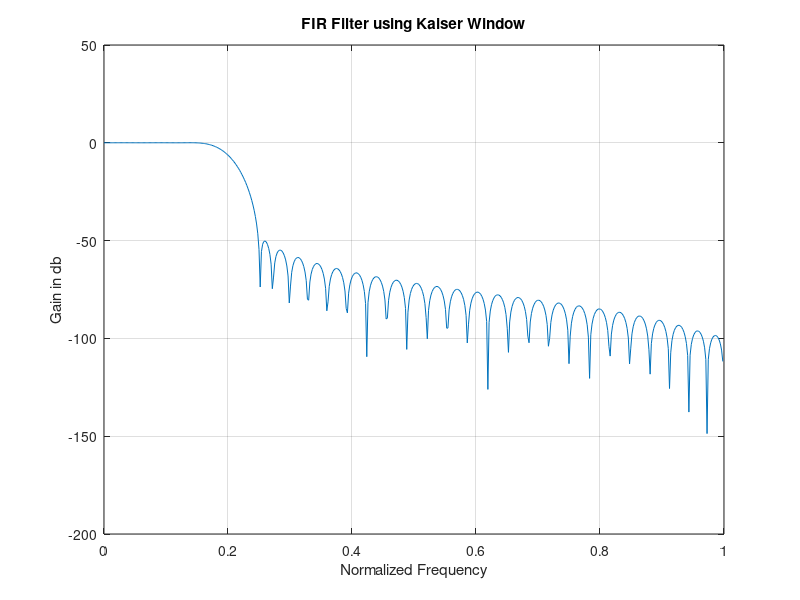

Recreate this plot in MATLAB.
wp = 0.2*pi;
ws = 0.3*pi;
as = 50;
k = (as - 7.95)/14.36;
n = ceil((k*2*pi)/(ws-wp));
disp(n)
b = fir1(n,0.2,kaiser(n+1,4.55126));
[h,w] = freqz(b,1,512);
plot(w/pi,20*log10(abs(h))),grid on, title("FIR Filter using Kaiser Window");
xlabel("Normalized Frequency"), ylabel("Gain in db");
